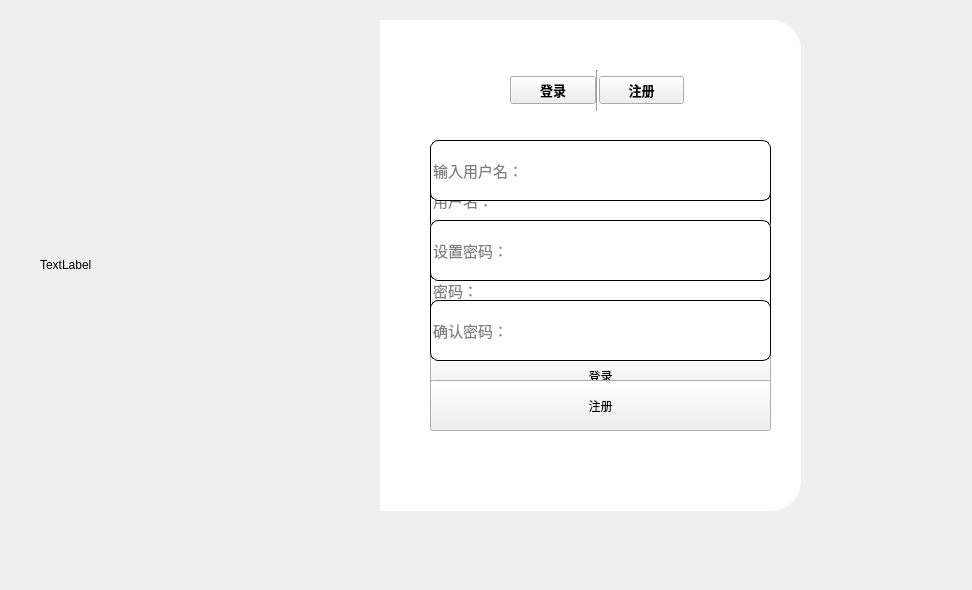
<?xml version="1.0" encoding="UTF-8"?>
<ui version="4.0">
 <class>MainWindow</class>
 <widget class="QMainWindow" name="MainWindow">
  <property name="geometry">
   <rect>
    <x>0</x>
    <y>0</y>
    <width>972</width>
    <height>590</height>
   </rect>
  </property>
  <property name="minimumSize">
   <size>
    <width>0</width>
    <height>0</height>
   </size>
  </property>
  <property name="maximumSize">
   <size>
    <width>1882</width>
    <height>1059</height>
   </size>
  </property>
  <property name="windowTitle">
   <string>enter</string>
  </property>
  <widget class="QWidget" name="centralwidget">
   <widget class="QLabel" name="label">
    <property name="geometry">
     <rect>
      <x>40</x>
      <y>20</y>
      <width>340</width>
      <height>490</height>
     </rect>
    </property>
    <property name="styleSheet">
     <string notr="true">border-image: url(:/images/images/page_7days.png);
border-top-left-radius:30px;
border-bottom-left-radius:30px;
</string>
    </property>
    <property name="text">
     <string>TextLabel</string>
    </property>
   </widget>
   <widget class="QLabel" name="label_2">
    <property name="geometry">
     <rect>
      <x>380</x>
      <y>20</y>
      <width>421</width>
      <height>491</height>
     </rect>
    </property>
    <property name="styleSheet">
     <string notr="true">background-color: rgb(255, 255, 255);
border-top-right-radius:30px;
border-bottom-right-radius:30px;</string>
    </property>
    <property name="text">
     <string/>
    </property>
   </widget>
   <widget class="QWidget" name="widget" native="true">
    <property name="geometry">
     <rect>
      <x>510</x>
      <y>70</y>
      <width>174</width>
      <height>41</height>
     </rect>
    </property>
    <property name="font">
     <font>
      <weight>75</weight>
      <bold>true</bold>
     </font>
    </property>
    <layout class="QHBoxLayout" name="horizontalLayout">
     <property name="spacing">
      <number>0</number>
     </property>
     <item>
      <widget class="QPushButton" name="chuose_dl_Button">
       <property name="font">
        <font>
         <pointsize>10</pointsize>
         <weight>75</weight>
         <bold>true</bold>
        </font>
       </property>
       <property name="styleSheet">
        <string notr="true">#pushButton{
	border:none;
}
#pushButton:focus{
	color: rgb(175, 175, 175);
}</string>
       </property>
       <property name="text">
        <string>登录</string>
       </property>
      </widget>
     </item>
     <item>
      <widget class="Line" name="line">
       <property name="orientation">
        <enum>Qt::Vertical</enum>
       </property>
      </widget>
     </item>
     <item>
      <widget class="QPushButton" name="chose_zc_Button">
       <property name="font">
        <font>
         <pointsize>10</pointsize>
         <weight>75</weight>
         <bold>true</bold>
        </font>
       </property>
       <property name="styleSheet">
        <string notr="true">#pushButton_2{
	border:none;
}
#pushButton_2:focus{
	color: rgb(175, 175, 175);
}</string>
       </property>
       <property name="text">
        <string>注册</string>
       </property>
      </widget>
     </item>
    </layout>
   </widget>
   <widget class="QWidget" name="widget_2" native="true">
    <property name="geometry">
     <rect>
      <x>410</x>
      <y>130</y>
      <width>381</width>
      <height>341</height>
     </rect>
    </property>
    <widget class="QLineEdit" name="dl_nameEdit">
     <property name="geometry">
      <rect>
       <x>20</x>
       <y>40</y>
       <width>341</width>
       <height>61</height>
      </rect>
     </property>
     <property name="font">
      <font>
       <pointsize>11</pointsize>
      </font>
     </property>
     <property name="styleSheet">
      <string notr="true">border:1px solid rgb(0,0,0);
border-radius:8px;</string>
     </property>
     <property name="placeholderText">
      <string>用户名：</string>
     </property>
    </widget>
    <widget class="QLineEdit" name="dl_mmEdit">
     <property name="geometry">
      <rect>
       <x>20</x>
       <y>130</y>
       <width>341</width>
       <height>61</height>
      </rect>
     </property>
     <property name="font">
      <font>
       <pointsize>11</pointsize>
      </font>
     </property>
     <property name="styleSheet">
      <string notr="true">border:1px solid rgb(0,0,0);
border-radius:8px;</string>
     </property>
     <property name="echoMode">
      <enum>QLineEdit::Password</enum>
     </property>
     <property name="placeholderText">
      <string>密码：</string>
     </property>
    </widget>
    <widget class="QPushButton" name="dl_Button">
     <property name="geometry">
      <rect>
       <x>20</x>
       <y>220</y>
       <width>341</width>
       <height>51</height>
      </rect>
     </property>
     <property name="styleSheet">
      <string notr="true">#pushButton_3{
	background-color: rgb(0, 0, 0);
	color: rgb(255, 255, 255);
	border:3px solid rgb(0,0,0);
	border-radius:8px;
}
#pushButton_3:hover {
	background-color: rgb(255, 255, 255);
	color: rgb(0, 0, 0);
}
#pushButton_3:pressed{
	padding-top:5px;
	padding_left:5px;
}</string>
     </property>
     <property name="text">
      <string>登录</string>
     </property>
    </widget>
   </widget>
   <widget class="QPushButton" name="close_button">
    <property name="geometry">
     <rect>
      <x>750</x>
      <y>40</y>
      <width>31</width>
      <height>31</height>
     </rect>
    </property>
    <property name="styleSheet">
     <string notr="true">border:none</string>
    </property>
    <property name="text">
     <string/>
    </property>
    <property name="icon">
     <iconset resource="res.qrc">
      <normaloff>:/icon/icons/close.png</normaloff>:/icon/icons/close.png</iconset>
    </property>
   </widget>
   <widget class="QWidget" name="widget_3" native="true">
    <property name="geometry">
     <rect>
      <x>400</x>
      <y>110</y>
      <width>381</width>
      <height>341</height>
     </rect>
    </property>
    <widget class="QLineEdit" name="zc_nameEdit">
     <property name="geometry">
      <rect>
       <x>30</x>
       <y>30</y>
       <width>341</width>
       <height>61</height>
      </rect>
     </property>
     <property name="font">
      <font>
       <pointsize>11</pointsize>
      </font>
     </property>
     <property name="styleSheet">
      <string notr="true">border:1px solid rgb(0,0,0);
border-radius:8px;</string>
     </property>
     <property name="placeholderText">
      <string>输入用户名：</string>
     </property>
    </widget>
    <widget class="QLineEdit" name="zc_mmEdit">
     <property name="geometry">
      <rect>
       <x>30</x>
       <y>110</y>
       <width>341</width>
       <height>61</height>
      </rect>
     </property>
     <property name="font">
      <font>
       <pointsize>11</pointsize>
      </font>
     </property>
     <property name="styleSheet">
      <string notr="true">border:1px solid rgb(0,0,0);
border-radius:8px;</string>
     </property>
     <property name="echoMode">
      <enum>QLineEdit::Password</enum>
     </property>
     <property name="placeholderText">
      <string>设置密码：</string>
     </property>
    </widget>
    <widget class="QLineEdit" name="zc_mmqrEdit">
     <property name="geometry">
      <rect>
       <x>30</x>
       <y>190</y>
       <width>341</width>
       <height>61</height>
      </rect>
     </property>
     <property name="font">
      <font>
       <pointsize>11</pointsize>
      </font>
     </property>
     <property name="styleSheet">
      <string notr="true">border:1px solid rgb(0,0,0);
border-radius:8px;</string>
     </property>
     <property name="echoMode">
      <enum>QLineEdit::Password</enum>
     </property>
     <property name="placeholderText">
      <string>确认密码：</string>
     </property>
    </widget>
    <widget class="QPushButton" name="zc_Button">
     <property name="geometry">
      <rect>
       <x>30</x>
       <y>270</y>
       <width>341</width>
       <height>51</height>
      </rect>
     </property>
     <property name="styleSheet">
      <string notr="true">#pushButton_5{
	background-color: rgb(0, 0, 0);
	color: rgb(255, 255, 255);
	border:3px solid rgb(0,0,0);
	border-radius:8px;
}
#pushButton_5:hover {
	background-color: rgb(255, 255, 255);
	color: rgb(0, 0, 0);
}
#pushButton_5:pressed{
	padding-top:5px;
	padding_left:5px;
}</string>
     </property>
     <property name="text">
      <string>注册</string>
     </property>
    </widget>
   </widget>
  </widget>
 </widget>
 <resources>
  <include location="res.qrc"/>
 </resources>
 <connections>
  <connection>
   <sender>close_button</sender>
   <signal>clicked()</signal>
   <receiver>MainWindow</receiver>
   <slot>close()</slot>
   <hints>
    <hint type="sourcelabel">
     <x>670</x>
     <y>40</y>
    </hint>
    <hint type="destinationlabel">
     <x>764</x>
     <y>21</y>
    </hint>
   </hints>
  </connection>
 </connections>
</ui>
